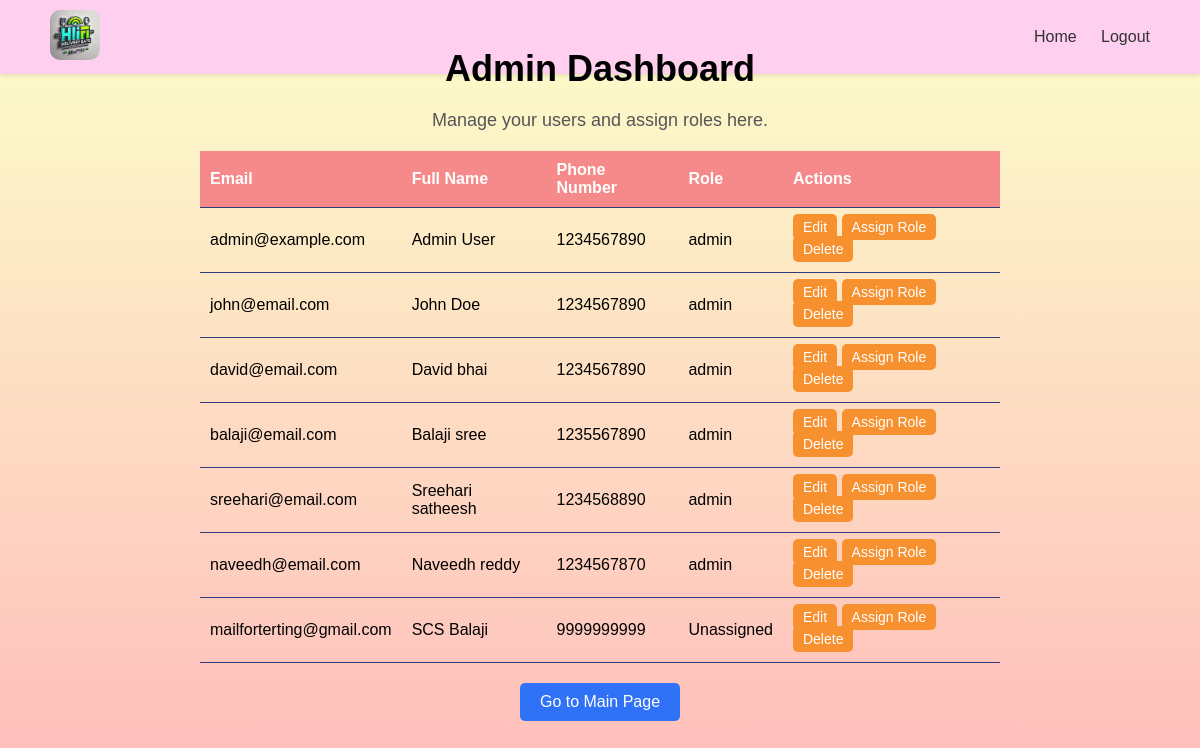
The page /admin/dashboard (signed in) on the database its author committed.
### tables this page shows
CREATE TABLE users (
        user_id INTEGER PRIMARY KEY AUTOINCREMENT,
        email TEXT UNIQUE NOT NULL,
        password_hash TEXT NOT NULL,
        full_name TEXT,
        phone_number TEXT,
        created_at TIMESTAMP DEFAULT CURRENT_TIMESTAMP,
        updated_at TIMESTAMP DEFAULT CURRENT_TIMESTAMP,
        last_login TIMESTAMP,
        is_active BOOLEAN DEFAULT TRUE,
        is_admin INTEGER DEFAULT 0,
        is_delivery_boy INTEGER DEFAULT 0,
        role_id INTEGER,
        FOREIGN KEY(role_id) REFERENCES roles(role_id)
    );

CREATE TABLE roles (
        role_id INTEGER PRIMARY KEY AUTOINCREMENT,
        role_name TEXT NOT NULL UNIQUE,
        role_description TEXT,
        created_at TIMESTAMP DEFAULT CURRENT_TIMESTAMP
    );

### app.py (the view)
@app.route('/admin/dashboard')
def admin_dashboard():
    if not is_admin():
        flash('Access denied. Admins only.', 'error')
        return redirect(url_for('index'))
    conn = get_db()
    cursor = conn.cursor()
    cursor.execute('''
        SELECT Users.user_id, Users.email, Users.full_name, Users.phone_number, roles.role_name
        FROM Users
        LEFT JOIN roles ON Users.role_id = roles.role_id
    ''')
    users = cursor.fetchall()
    conn.close()
    return render_template('admin_dashboard.html', users=users)

### app.py (called while the page is built)
def is_admin():
    user_email = session.get('user')
    if not user_email:
        print("No user in session")
        return False
    conn = get_db()
    cursor = conn.cursor()
    cursor.execute('SELECT is_admin FROM Users WHERE email = ?', (user_email,))
    user = cursor.fetchone()
    conn.close()
    if user:
        print(f"User {user_email} is {'an admin' if user['is_admin'] == 1 else 'not an admin'}")
    return user and user['is_admin'] == 1

@app.teardown_appcontext
def close_connection(exception):
    db = getattr(g, '_database', None)
    if db is not None:
        db.close()

def get_db():
    conn = sqlite3.connect('existing_database.db')
    conn.row_factory = sqlite3.Row
    return conn

### templates/admin_dashboard.html (shortened to what this page needs)
<!DOCTYPE html>
<html lang="en">
<head>
    <link rel="stylesheet" href="{{ url_for('static', filename='css/admin_dashboard.css') }}">
</head>
<body>
    <div class="navbar">
        <div class="logo">
            <img src="{{ url_for('static', filename='images/hifilogo.png') }}" alt="HiFi Delivery Eats Logo">
        </div>
        <div class="nav-links">
            <a href="{{ url_for('index') }}">Home</a>
            <a href="{{ url_for('logout') }}">Logout</a>
        </div>
    </div>
    <div class="container">
        <h1>Admin Dashboard</h1>
        <p>Manage your users and assign roles here.</p>
        <table>
            <thead>
                <tr>
                    <th>Email</th>
                    <th>Full Name</th>
                    <th>Phone Number</th>
                    <th>Role</th>
                    <th>Actions</th>
                </tr>
            </thead>
            <tbody>
                {% for user in users %}
                <tr>
                    <td>{{ user['email'] }}</td>
                    <td>{{ user['full_name'] }}</td>
                    <td>{{ user['phone_number'] }}</td>
                    <td>{{ user['role_name'] or 'Unassigned' }}</td>
                    <td>
                        <a href="{{ url_for('edit_user', user_id=user['user_id']) }}" class="btn-small">Edit</a>
                        <a href="{{ url_for('assign_role', user_id=user['user_id']) }}" class="btn-small">Assign Role</a>
                        <form method="POST" action="{{ url_for('delete_user', user_id=user['user_id']) }}" style="display:inline;">
                            <button type="submit" class="btn-small">Delete</button>
                        </form>
                    </td>
                </tr>
                {% endfor %}
            </tbody>
        </table>
        <a href="{{ url_for('restaurant_dashboard') }}" class="btn" style="margin-top: 20px; display: block;">Go to Main Page</a>
    </div>
</body>
</html>

### static/css/admin_dashboard.css (style rules this page uses)
* { margin: 0; padding: 0; box-sizing: border-box; font-family: Arial, sans-serif; }
body, html { width: 100%; height: 100%; background: linear-gradient(to top, #ffbbbb, #fcffca); }
.navbar { display: flex; justify-content: space-between; align-items: center; background-color: #fecfef; padding: 10px 50px; box-shadow: 0 2px 4px rgba(0, 0, 0, 0.1); }
.logo img { width: 50px; height: 50px; border-radius: 10px; }
.nav-links a { text-decoration: none; color: #333; margin-left: 20px; font-size: 16px; transition: color 0.3s; }
.container { display: flex; flex-direction: column; align-items: center; justify-content: center; height: 80vh; }
h1 { font-size: 36px; margin-bottom: 20px; }
p { font-size: 18px; color: #555; }
.btn { background-color: #2f72f7; color: white; padding: 10px 20px; text-decoration: none; border: none; border-radius: 5px; font-size: 16px; cursor: pointer; transition: background 0.3s ease; margin-bottom: 20px; }
.btn-small { background-color: #f7902f; color: white; padding: 5px 10px; text-decoration: none; border: none; border-radius: 5px; font-size: 14px; cursor: pointer; transition: background 0.3s ease; }
table { width: 100%; max-width: 800px; border-collapse: collapse; margin-top: 20px; }
th, td { padding: 10px; text-align: left; border-bottom: 1px solid #313b7e; }
th { background-color: #f68a8a; color: white; }

### rows shown on the page
users: email "admin@example.com", full_name "Admin User", phone_number "1234567890", role_name "admin"
users: email "john@email.com", full_name "John Doe", phone_number "1234567890", role_name "admin"
users: email "david@email.com", full_name "David bhai", phone_number "1234567890", role_name "admin"
users: email "balaji@email.com", full_name "Balaji sree", phone_number "1235567890", role_name "admin"
users: email "sreehari@email.com", full_name "Sreehari satheesh", phone_number "1234568890", role_name "admin"
users: email "naveedh@email.com", full_name "Naveedh reddy", phone_number "1234567870", role_name "admin"
users: email "mailforterting@gmail.com", full_name "SCS Balaji", phone_number "9999999999", user "Unassigned"
